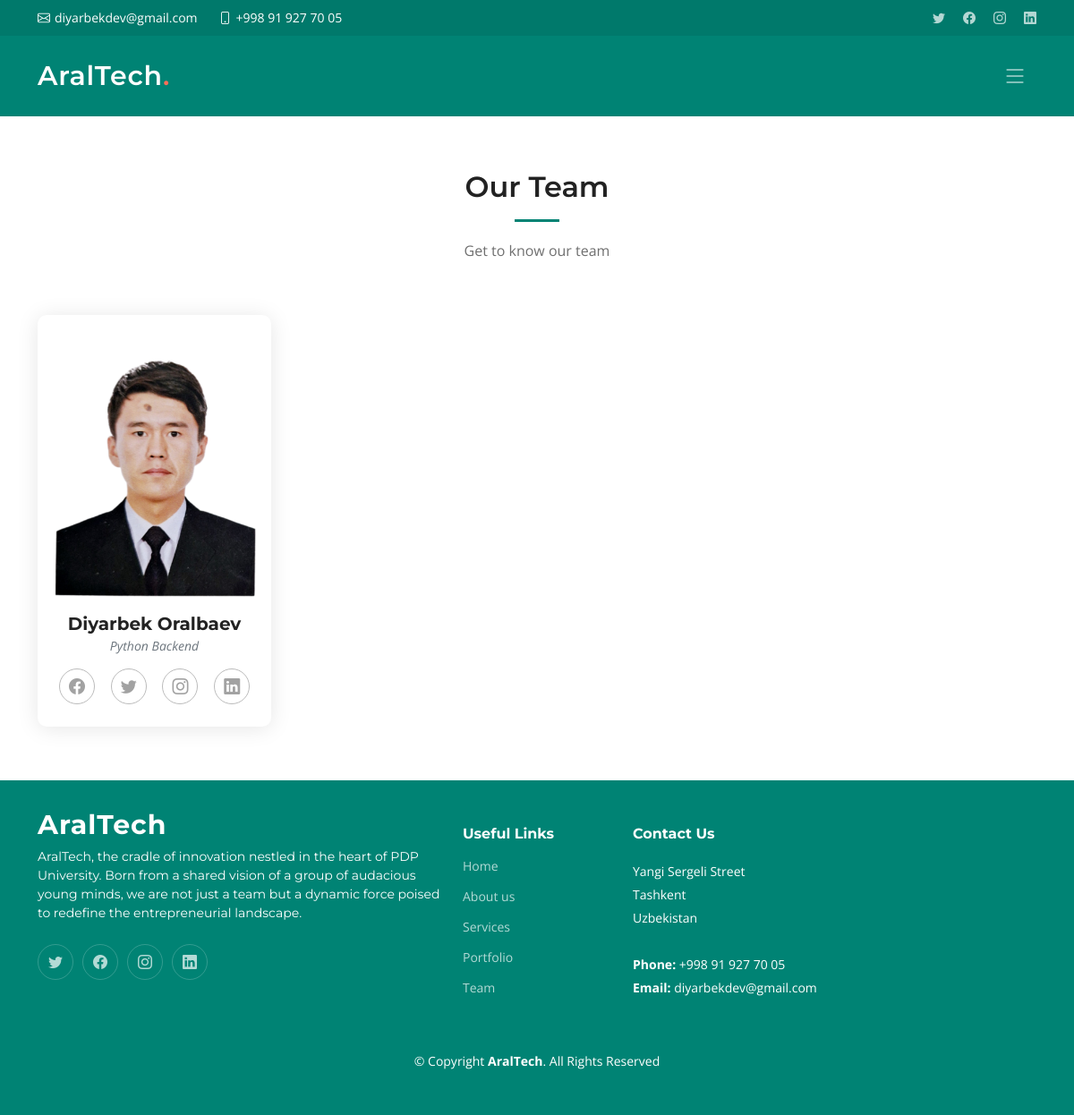
Page /team/ on the committed database.
### app/models.py (models this page shows, shortened)
class TeamMembersModel(models.Model):
    name = models.CharField(max_length=100)
    position = models.CharField(max_length=100)
    description = models.TextField()
    image = models.ImageField(upload_to='team_images/')
    facebook = models.URLField(max_length=200)
    twitter = models.URLField(max_length=200)
    linkedin = models.URLField(max_length=200)
    instagram = models.URLField(max_length=200)

### app/views.py (the view)
# urls.py: path('team/', team, name='team'),
def team(request):
    team = TeamMembersModel.objects.all()
    context = {
        'team': team
    }
    return render(request, 'our_team.html', context)

### templates/our_team.html
{% extends 'base.html' %}
{% load static %}
{% block content %}
    <main id="main">
        <section id="team" class="team">
            <div class="container" data-aos="fade-up">
                <div class="section-header">
                    <h2>Our Team</h2>
                    <p>Get to know our team</p>
                </div>
                <div class="row gy-4">
                    {% for member in team %}
                        <div class="col-xl-3 col-md-6 d-flex" data-aos="fade-up" data-aos-delay="100">
                            <div class="member">
                                <img src="{{ member.image.url }}" class="img-fluid" alt="{{ member.name }}">
                                <h4>{{ member.name }}</h4>
                                <span>{{ member.position }}</span>
                                <div class="social">
                                    <a href="{{ member.facebook }}"><i class="bi bi-facebook"></i></a>
                                    <a href="{{ member.twitter }}"><i class="bi bi-twitter"></i></a>
                                    <a href="{{ member.instagram }}"><i class="bi bi-instagram"></i></a>
                                    <a href="{{ member.linkedin }}"><i class="bi bi-linkedin"></i></a>
                                </div>
                            </div>
                        </div>
                    {% endfor %}
                </div>
            </div>
        </section>
    </main>
{% endblock %}

### static/css/main.css (style rules this page uses)
:root { --font-default: "Open Sans", system-ui, -apple-system, "Segoe UI", Roboto, "Helvetica Neue", Arial, "Noto Sans", "Liberation Sans", sans-serif, "Apple Color Emoji", "Segoe UI Emoji", "Segoe UI Symbol", "Noto Color Emoji"; --font-primary: "Montserrat", sans-serif; --font-secondary: "Poppins", sans-serif; }
:root { --color-default: #222222; --color-primary: #008374; --color-secondary: #f85a40; }
:root { scroll-behavior: smooth; }
body { font-family: var(--font-default); color: var(--color-default); }
a { color: var(--color-primary); text-decoration: none; }
h1, h2, h3, h4, h5, h6 { font-family: var(--font-primary); }
section { padding: 60px 0; overflow: hidden; scroll-margin-top: 70px; overflow: clip; }
.section-header { text-align: center; padding-bottom: 60px; }
.section-header h2 { font-size: 32px; font-weight: 600; margin-bottom: 20px; padding-bottom: 20px; position: relative; }
.section-header h2:after { content: ""; position: absolute; display: block; width: 50px; height: 3px; background: var(--color-primary); left: 0; right: 0; bottom: 0; margin: auto; }
.section-header p { margin-bottom: 0; color: #6f6f6f; }
.team .member { text-align: center; background: #fff; border-radius: 10px; padding: 15px; overflow: hidden; box-shadow: 0px 2px 25px rgba(0, 0, 0, 0.1); }
.team .member img { border-radius: 10px; overflow: hidden; }
.team .member h4 { font-weight: 700; margin-top: 16px; margin-bottom: 2px; font-size: 20px; }
.team .member span { font-style: italic; display: block; font-size: 14px; color: #6c757d; }
.team .member .social { margin-top: 15px; margin-bottom: 10px; display: flex; align-items: center; justify-content: space-around; }
.team .member .social a { color: #a2a2a2; transition: 0.3s; border-radius: 50%; width: 40px; height: 40px; display: flex; align-items: center; justify-content: center; border: 1px solid #bbbbbb; }
.team .member .social i { font-size: 18px; margin: 0 2px; }

### rows in the picture
TeamMembersModel: image (picture), name "Diyarbek Oralbaev", position "Python Backend"
